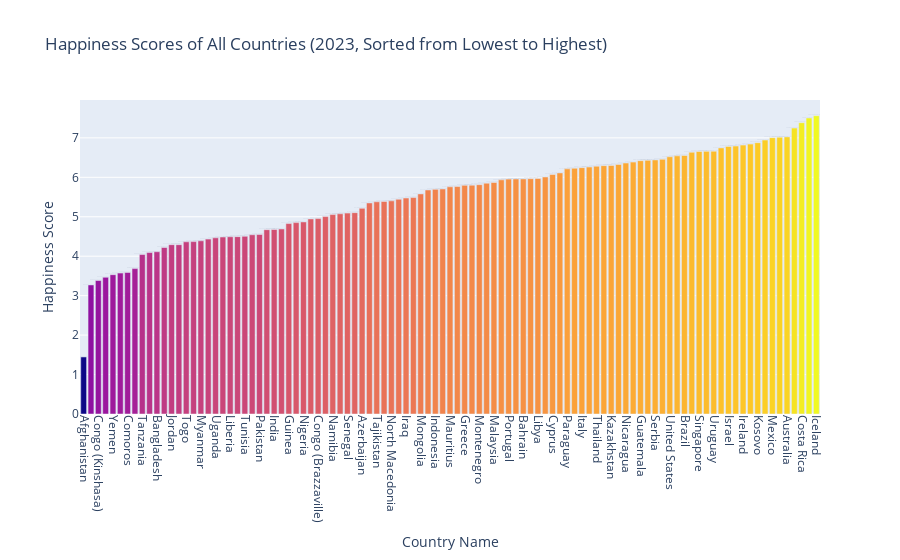

The notebook cell saved with this chart:
### Code cell
import plotly.express as px

# Filter data for the specific year and sort by Happiness Score
data_sorted = X_train[X_train['Year'] == 2023].sort_values(by='Happines_Score', ascending=True)

# Create a bar chart
fig_8 = px.bar(
    data_sorted,
    x='Country_Name',  # Country names on the x-axis
    y='Happines_Score',  # Happiness Score on the y-axis
    color='Happines_Score',  # Color bars by Happiness Score for gradient effect
    title="Happiness Scores of All Countries (2023, Sorted from Lowest to Highest)",
    text='Happines_Score',  # Display Happiness Score as text on bars
)

# Customize layout for better visibility
fig_8.update_layout(
    xaxis_title="Country Name",
    yaxis_title="Happiness Score",
    xaxis_tickangle=90,  # Rotate x-axis labels for readability
    showlegend=False,  # Remove legend for a cleaner look
    coloraxis_showscale=False  # Hide color scale bar
)

# Adjust text position on bars
fig_8.update_traces(textposition='outside')

# Show the figure
fig_8.show()

### Figure 1 — Plotly figure (JSON) as saved in the notebook; plotly's stock layout.template omitted (floating-point values rounded to 4 significant figures)
{"data": [{"alignmentgroup": "True", "hovertemplate": "Country_Name=%{x}<br>Happines_Score=%{marker.color}<extra></extra>", "legendgroup": "", "marker": {"color": [1.446, 3.272, 3.383, 3.467, 3.532, 3.572, 3.588, 3.686, 4.042, 4.093, 4.114, 4.221, 4.292, 4.292, 4.365, 4.37, 4.391, 4.433, 4.467, 4.487, 4.494, 4.496, 4.505, 4.544, 4.549, 4.672, 4.676, 4.691, 4.827, 4.851, 4.869, 4.946, 4.954, 5.004, 5.055, 5.076, 5.093, 5.104, 5.214, 5.351, 5.379, 5.389, 5.403, 5.445, 5.475, 5.486, 5.58, 5.679, 5.695, 5.704, 5.759, 5.765, 5.796, 5.801, 5.813, 5.852, 5.868, 5.936, 5.954, 5.958, 5.959, 5.965, 5.97, 6.009, 6.071, 6.112, 6.214, 6.23, 6.245, 6.261, 6.282, 6.296, 6.299, 6.325, 6.362, 6.385, 6.421, 6.43, 6.441, 6.456, 6.521, 6.543, 6.553, 6.636, 6.654, 6.658, 6.662, 6.746, 6.783, 6.792, 6.817, 6.841, 6.878, 6.944, 7.006, 7.016, 7.025, 7.249, 7.384, 7.504, 7.562], "coloraxis": "coloraxis", "pattern": {"shape": ""}}, "name": "", "offsetgroup": "", "orientation": "v", "showlegend": false, "text": [1.446, 3.272, 3.383, 3.467, 3.532, 3.572, 3.588, 3.686, 4.042, 4.093, 4.114, 4.221, 4.292, 4.292, 4.365, 4.37, 4.391, 4.433, 4.467, 4.487, 4.494, 4.496, 4.505, 4.544, 4.549, 4.672, 4.676, 4.691, 4.827, 4.851, 4.869, 4.946, 4.954, 5.004, 5.055, 5.076, 5.093, 5.104, 5.214, 5.351, 5.379, 5.389, 5.403, 5.445, 5.475, 5.486, 5.58, 5.679, 5.695, 5.704, 5.759, 5.765, 5.796, 5.801, 5.813, 5.852, 5.868, 5.936, 5.954, 5.958, 5.959, 5.965, 5.97, 6.009, 6.071, 6.112, 6.214, 6.23, 6.245, 6.261, 6.282, 6.296, 6.299, 6.325, 6.362, 6.385, 6.421, 6.43, 6.441, 6.456, 6.521, 6.543, 6.553, 6.636, 6.654, 6.658, 6.662, 6.746, 6.783, 6.792, 6.817, 6.841, 6.878, 6.944, 7.006, 7.016, 7.025, 7.249, 7.384, 7.504, 7.562], "textposition": "outside", "type": "bar", "x": ["Afghanistan", "Malawi", "Congo (Kinshasa)", "Sierra Leone", "Yemen", "Zimbabwe", "Comoros", "Zambia", "Tanzania", "Ethiopia", "Bangladesh", "Cambodia", "Jordan", "Mauritania", "Togo", "Mali", "Myanmar", "Madagascar", "Uganda", "Morocco", "Liberia", "Kenya", "Tunisia", "Chad", "Pakistan", "Ukraine", "India", "Gambia", "Guinea", "State of Palestine", "Nigeria", "Cameroon", "Congo (Brazzaville)", "Iran", "Namibia", "South Africa", "Senegal", "Gabon", "Azerbaijan", "Georgia", "Tajikistan", "Nepal", "North Macedonia", "Albania", "Iraq", "Laos", "Mongolia", "Armenia", "Indonesia", "Mozambique", "Mauritius", "Venezuela", "Greece", "Moldova", "Montenegro", "Ecuador", "Malaysia", "Peru", "Portugal", "Croatia", "Bahrain", "Hungary", "Libya", "Bosnia and Herzegovina", "Cyprus", "South Korea", "Paraguay", "Chile", "Italy", "Slovakia", "Thailand", "Latvia", "Kazakhstan", "Vietnam", "Nicaragua", "Uzbekistan", "Guatemala", "Estonia", "Serbia", "Spain", "United States", "Panama", "Brazil", "Austria", "Singapore", "United Kingdom", "Uruguay", "Slovenia", "Israel", "Germany", "Ireland", "Canada", "Kosovo", "Belgium", "Mexico", "Luxembourg", "Australia", "Norway", "Costa Rica", "Denmark", "Iceland"], "xaxis": "x", "y": [1.446, 3.272, 3.383, 3.467, 3.532, 3.572, 3.588, 3.686, 4.042, 4.093, 4.114, 4.221, 4.292, 4.292, 4.365, 4.37, 4.391, 4.433, 4.467, 4.487, 4.494, 4.496, 4.505, 4.544, 4.549, 4.672, 4.676, 4.691, 4.827, 4.851, 4.869, 4.946, 4.954, 5.004, 5.055, 5.076, 5.093, 5.104, 5.214, 5.351, 5.379, 5.389, 5.403, 5.445, 5.475, 5.486, 5.58, 5.679, 5.695, 5.704, 5.759, 5.765, 5.796, 5.801, 5.813, 5.852, 5.868, 5.936, 5.954, 5.958, 5.959, 5.965, 5.97, 6.009, 6.071, 6.112, 6.214, 6.23, 6.245, 6.261, 6.282, 6.296, 6.299, 6.325, 6.362, 6.385, 6.421, 6.43, 6.441, 6.456, 6.521, 6.543, 6.553, 6.636, 6.654, 6.658, 6.662, 6.746, 6.783, 6.792, 6.817, 6.841, 6.878, 6.944, 7.006, 7.016, 7.025, 7.249, 7.384, 7.504, 7.562], "yaxis": "y"}], "layout": {"barmode": "relative", "coloraxis": {"colorbar": {"title": {"text": "Happines_Score"}}, "colorscale": [[0, "#0d0887"], [0.1111, "#46039f"], [0.2222, "#7201a8"], [0.3333, "#9c179e"], [0.4444, "#bd3786"], [0.5556, "#d8576b"], [0.6667, "#ed7953"], [0.7778, "#fb9f3a"], [0.8889, "#fdca26"], [1, "#f0f921"]], "showscale": false}, "legend": {"tracegroupgap": 0}, "showlegend": false, "title": {"text": "Happiness Scores of All Countries (2023, Sorted from Lowest to Highest)"}, "xaxis": {"anchor": "y", "domain": [0, 1], "tickangle": 90, "title": {"text": "Country Name"}}, "yaxis": {"anchor": "x", "domain": [0, 1], "title": {"text": "Happiness Score"}}}}
